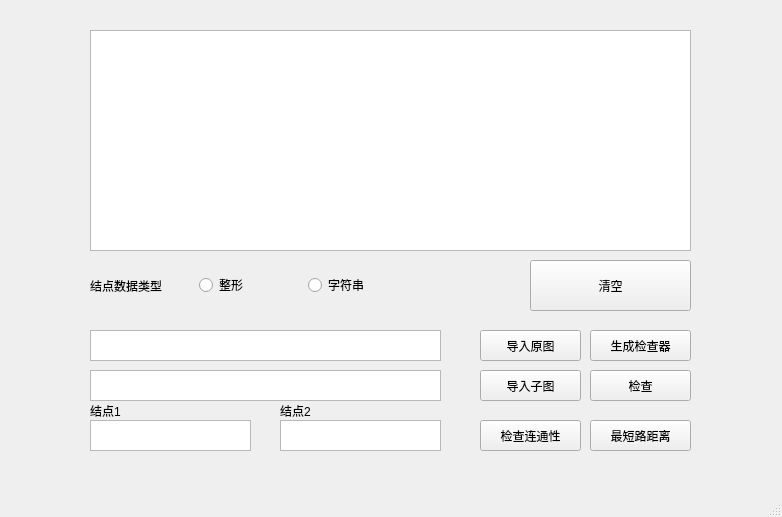
<?xml version="1.0" encoding="UTF-8"?>
<ui version="4.0">
 <class>MainWindow</class>
 <widget class="QMainWindow" name="MainWindow">
  <property name="geometry">
   <rect>
    <x>0</x>
    <y>0</y>
    <width>782</width>
    <height>517</height>
   </rect>
  </property>
  <property name="windowTitle">
   <string>MainWindow</string>
  </property>
  <widget class="QWidget" name="centralwidget">
   <widget class="QPushButton" name="CheckButton">
    <property name="geometry">
     <rect>
      <x>590</x>
      <y>370</y>
      <width>101</width>
      <height>31</height>
     </rect>
    </property>
    <property name="text">
     <string>检查</string>
    </property>
   </widget>
   <widget class="QPushButton" name="InputGraphButton">
    <property name="geometry">
     <rect>
      <x>480</x>
      <y>330</y>
      <width>101</width>
      <height>31</height>
     </rect>
    </property>
    <property name="text">
     <string>导入原图</string>
    </property>
   </widget>
   <widget class="QTextBrowser" name="LogBrowser">
    <property name="geometry">
     <rect>
      <x>90</x>
      <y>30</y>
      <width>601</width>
      <height>221</height>
     </rect>
    </property>
   </widget>
   <widget class="QPushButton" name="ClearLogButton">
    <property name="geometry">
     <rect>
      <x>530</x>
      <y>260</y>
      <width>161</width>
      <height>51</height>
     </rect>
    </property>
    <property name="text">
     <string>清空</string>
    </property>
   </widget>
   <widget class="QTextEdit" name="InputGraph">
    <property name="geometry">
     <rect>
      <x>90</x>
      <y>330</y>
      <width>351</width>
      <height>31</height>
     </rect>
    </property>
   </widget>
   <widget class="QTextEdit" name="InputSubGraph">
    <property name="geometry">
     <rect>
      <x>90</x>
      <y>370</y>
      <width>351</width>
      <height>31</height>
     </rect>
    </property>
   </widget>
   <widget class="QPushButton" name="InputSubGraphButton">
    <property name="geometry">
     <rect>
      <x>480</x>
      <y>370</y>
      <width>101</width>
      <height>31</height>
     </rect>
    </property>
    <property name="text">
     <string>导入子图</string>
    </property>
   </widget>
   <widget class="QPushButton" name="NewCheckerButton">
    <property name="geometry">
     <rect>
      <x>590</x>
      <y>330</y>
      <width>101</width>
      <height>31</height>
     </rect>
    </property>
    <property name="text">
     <string>生成检查器</string>
    </property>
   </widget>
   <widget class="QWidget" name="horizontalLayoutWidget">
    <property name="geometry">
     <rect>
      <x>90</x>
      <y>260</y>
      <width>321</width>
      <height>51</height>
     </rect>
    </property>
    <layout class="QHBoxLayout" name="horizontalLayout">
     <item>
      <widget class="QLabel" name="label">
       <property name="text">
        <string>结点数据类型</string>
       </property>
      </widget>
     </item>
     <item>
      <widget class="QRadioButton" name="IntFormatButton">
       <property name="text">
        <string>整形</string>
       </property>
      </widget>
     </item>
     <item>
      <widget class="QRadioButton" name="StringFormatButton">
       <property name="text">
        <string>字符串</string>
       </property>
      </widget>
     </item>
    </layout>
   </widget>
   <widget class="QTextEdit" name="Ver1Input">
    <property name="geometry">
     <rect>
      <x>90</x>
      <y>420</y>
      <width>161</width>
      <height>31</height>
     </rect>
    </property>
   </widget>
   <widget class="QTextEdit" name="Ver2Input">
    <property name="geometry">
     <rect>
      <x>280</x>
      <y>420</y>
      <width>161</width>
      <height>31</height>
     </rect>
    </property>
   </widget>
   <widget class="QPushButton" name="CheckUnicomButton">
    <property name="geometry">
     <rect>
      <x>480</x>
      <y>420</y>
      <width>101</width>
      <height>31</height>
     </rect>
    </property>
    <property name="text">
     <string>检查连通性</string>
    </property>
   </widget>
   <widget class="QPushButton" name="CheckMinDistButton">
    <property name="geometry">
     <rect>
      <x>590</x>
      <y>420</y>
      <width>101</width>
      <height>31</height>
     </rect>
    </property>
    <property name="text">
     <string>最短路距离</string>
    </property>
   </widget>
   <widget class="QLabel" name="label_2">
    <property name="geometry">
     <rect>
      <x>90</x>
      <y>400</y>
      <width>45</width>
      <height>21</height>
     </rect>
    </property>
    <property name="text">
     <string>结点1</string>
    </property>
   </widget>
   <widget class="QLabel" name="label_3">
    <property name="geometry">
     <rect>
      <x>280</x>
      <y>400</y>
      <width>45</width>
      <height>21</height>
     </rect>
    </property>
    <property name="text">
     <string>结点2</string>
    </property>
   </widget>
  </widget>
  <widget class="QMenuBar" name="menubar">
   <property name="geometry">
    <rect>
     <x>0</x>
     <y>0</y>
     <width>782</width>
     <height>21</height>
    </rect>
   </property>
  </widget>
  <widget class="QStatusBar" name="statusbar"/>
 </widget>
 <resources/>
 <connections/>
</ui>
